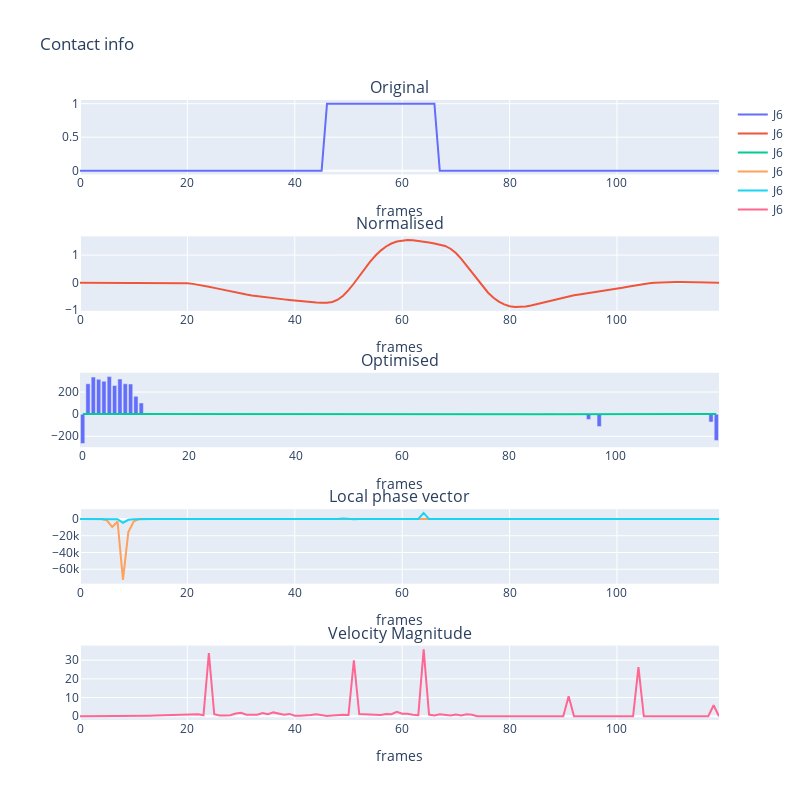

Notebook cell for this chart:
### Code cell
# plot_contact(cO_14, cNormalised1, cOpt1, cLocalPhase1, cAmp1)
plot_contact_single(cO_6, cN_6, cOpt_6, cLocal_6, cAmp_6, cVel_6, i=6)
